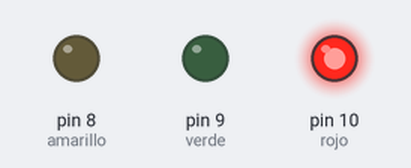
Bench run of a sketch on a simulated Arduino Uno, built with avr-gcc and run on an emulated ATmega328P. Shown: output pins drawn as LEDs (lit = HIGH). Random numbers use the default seed unless the sketch sets one.

Above: at 0.1 s.
At 18.1 s:
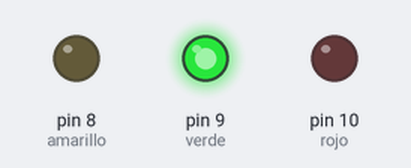
At 38.1 s:
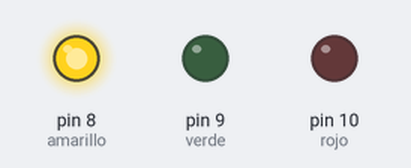
Timing chart, 0 to 39.6 s (numbered marks = the images above):
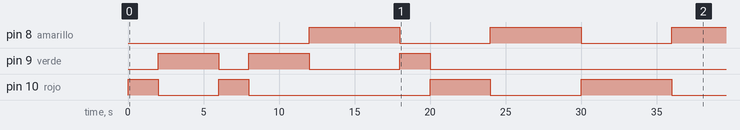

Measured:
- by itself, pin 8 (amarillo): alternates HIGH for 6.0 s and LOW for 6.0 s
- by itself, pin 9 (verde): goes HIGH 4.0 s, LOW 2.0 s, HIGH 4.0 s, LOW 6.0 s, HIGH 2.0 s, then LOW
- by itself, pin 10 (rojo): LOW → HIGH at 0.00 s, → LOW 2.0 s later, → HIGH 4.0 s later, → LOW 2.0 s later, … (8 changes in this stretch)

The sketch:

Ej2.ino
```cpp
#define amarillo 8
#define verde 9
#define rojo 10

void setup()
{
  Serial.begin(9600);
  pinMode(amarillo, OUTPUT);
  pinMode(verde, OUTPUT);
  pinMode(rojo, OUTPUT);
}

void loop()
{
  int valor = random(0,11);
  cambiar_color(valor);
}

void cambiar_color(int numero){
  switch(numero){
  	case 0: //verde
        digitalWrite(verde, HIGH);
    	delay(2000);
    	digitalWrite(verde, LOW);
    	break;
    case 1: //rojo
    	digitalWrite(rojo, HIGH);
    	delay(2000);
    	digitalWrite(rojo, LOW);
    	break;
    case 2:  //verde
        digitalWrite(verde, HIGH);
    	delay(2000);
    	digitalWrite(verde, LOW);
    	break;
    case 3: //rojo
    	digitalWrite(rojo, HIGH);
    	delay(2000);
    	digitalWrite(rojo, LOW);
    	break;
    case 4: //amarillo
        digitalWrite(amarillo, HIGH);
    	delay(2000);
    	digitalWrite(amarillo, LOW);
    	break;
    case 5: //amarillo
        digitalWrite(amarillo, HIGH);
    	delay(2000);
    	digitalWrite(amarillo, LOW);
    	break;
    case 7: //rojo
    	digitalWrite(rojo, HIGH);
    	delay(2000);
    	digitalWrite(rojo, LOW);
    	break;
    case 8: //verde
        digitalWrite(verde, HIGH);
    	delay(2000);
    	digitalWrite(verde, LOW);
    	break;
    case 9: //amarillo
        digitalWrite(amarillo, HIGH);
    	delay(2000);
    	digitalWrite(amarillo, LOW);
    	break;
    case 10: //apagados
    	digitalWrite(verde, LOW);
    	digitalWrite(rojo, LOW);
    	digitalWrite(amarillo, LOW);
    	break;

  }

}
```
